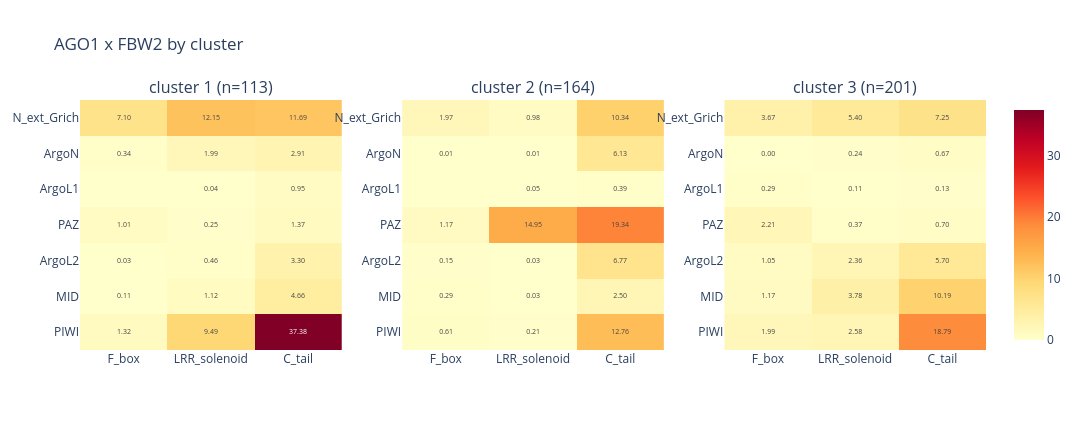

The notebook cell this image was saved under:
### Markdown cell above
## Per-pose-cluster breakdown

One small-multiple panel per couple: one heatmap per pose cluster (`scripts/pose_cluster_anchor.py`'s `cluster` column), shared colour scale
within the panel. If there's only one cluster this collapses to a single tile.

### Code cell
clusters = sorted(df["cluster"].unique())
cluster_n_models = df.groupby("cluster")["fname"].nunique()
print(f"{len(clusters)} pose cluster(s): " + ", ".join(f'{k} (n={cluster_n_models[k]})' for k in clusters))

def panel_by(group_col, group_values, group_n_models, tag, subdir):
    for c in COUPLES:
        ligand_name = LIGAND_CHAIN_NAMES[c]
        mats = {}
        for g in group_values:
            res = couple_matrix(df[df[group_col] == g], c, group_n_models[g])
            if res is not None:
                mats[g] = res
        if not mats:
            print(f"No {RECEPTOR_NAME}-{ligand_name} contacts for any {tag} -- skipping.")
            continue
        present = list(mats)
        zmax = max(r[2].values.max() for r in mats.values()) or 1
        ncols = min(3, len(present)); nrows = -(-len(present) // ncols)
        fig = make_subplots(rows=nrows, cols=ncols,
                            subplot_titles=[f"{tag} {g} (n={group_n_models[g]})" for g in present])
        for i, g in enumerate(present):
            x_labels, y_labels, rate = mats[g]
            r, cc = i // ncols + 1, i % ncols + 1
            fig.add_trace(go.Heatmap(z=rate.values, x=x_labels, y=y_labels, colorscale="YlOrRd",
                zmin=0, zmax=float(zmax), showscale=bool(g == present[-1]),
                text=[[f"{v:.2f}" if v > 0 else "" for v in row] for row in rate.values],
                texttemplate="%{text}", textfont=dict(size=7),
                hovertemplate=f"{tag} {g}<br>%{{y}} / %{{x}}<br>%{{z:.3f}}/model<extra></extra>"),
                row=r, col=cc)
        fig.update_yaxes(autorange="reversed")
        fig.update_layout(title=f"{RECEPTOR_NAME} x {ligand_name} by {tag}", template=TEMPLATE,
                          width=max(760, 360 * ncols), height=max(430, 150 * nrows))
        save_fig(fig, f"{RECEPTOR_NAME.lower()}_{ligand_name.lower()}_heatmap_by_{tag}.html", subdir)

panel_by("cluster", clusters, cluster_n_models, "cluster", "per_cluster")

### Figure 1 — Plotly figure (JSON) as saved in the notebook; plotly's stock layout.template omitted (floating-point values rounded to 4 significant figures)
{"data": [{"colorscale": [[0.0, "rgb(255,255,204)"], [0.125, "rgb(255,237,160)"], [0.25, "rgb(254,217,118)"], [0.375, "rgb(254,178,76)"], [0.5, "rgb(253,141,60)"], [0.625, "rgb(252,78,42)"], [0.75, "rgb(227,26,28)"], [0.875, "rgb(189,0,38)"], [1.0, "rgb(128,0,38)"]], "hovertemplate": "cluster 1<br>%{y} / %{x}<br>%{z:.3f}/model<extra></extra>", "showscale": false, "text": [["7.10", "12.15", "11.69"], ["0.34", "1.99", "2.91"], ["", "0.04", "0.95"], ["1.01", "0.25", "1.37"], ["0.03", "0.46", "3.30"], ["0.11", "1.12", "4.66"], ["1.32", "9.49", "37.38"]], "textfont": {"size": 7}, "texttemplate": "%{text}", "type": "heatmap", "x": ["F_box", "LRR_solenoid", "C_tail"], "xaxis": "x", "y": ["N_ext_Grich", "ArgoN", "ArgoL1", "PAZ", "ArgoL2", "MID", "PIWI"], "yaxis": "y", "z": [[7.097, 12.15, 11.69], [0.3363, 1.991, 2.912], [0.0, 0.0354, 0.9469], [1.009, 0.2478, 1.372], [0.02655, 0.4602, 3.301], [0.1062, 1.124, 4.664], [1.319, 9.487, 37.38]], "zmax": 37.38, "zmin": 0}, {"colorscale": [[0.0, "rgb(255,255,204)"], [0.125, "rgb(255,237,160)"], [0.25, "rgb(254,217,118)"], [0.375, "rgb(254,178,76)"], [0.5, "rgb(253,141,60)"], [0.625, "rgb(252,78,42)"], [0.75, "rgb(227,26,28)"], [0.875, "rgb(189,0,38)"], [1.0, "rgb(128,0,38)"]], "hovertemplate": "cluster 2<br>%{y} / %{x}<br>%{z:.3f}/model<extra></extra>", "showscale": false, "text": [["1.97", "0.98", "10.34"], ["0.01", "0.01", "6.13"], ["", "0.05", "0.39"], ["1.17", "14.95", "19.34"], ["0.15", "0.03", "6.77"], ["0.29", "0.03", "2.50"], ["0.61", "0.21", "12.76"]], "textfont": {"size": 7}, "texttemplate": "%{text}", "type": "heatmap", "x": ["F_box", "LRR_solenoid", "C_tail"], "xaxis": "x2", "y": ["N_ext_Grich", "ArgoN", "ArgoL1", "PAZ", "ArgoL2", "MID", "PIWI"], "yaxis": "y2", "z": [[1.97, 0.9817, 10.34], [0.0122, 0.006098, 6.134], [0.0, 0.04878, 0.3902], [1.171, 14.95, 19.34], [0.1463, 0.03049, 6.774], [0.2927, 0.03049, 2.5], [0.6098, 0.2073, 12.76]], "zmax": 37.38, "zmin": 0}, {"colorscale": [[0.0, "rgb(255,255,204)"], [0.125, "rgb(255,237,160)"], [0.25, "rgb(254,217,118)"], [0.375, "rgb(254,178,76)"], [0.5, "rgb(253,141,60)"], [0.625, "rgb(252,78,42)"], [0.75, "rgb(227,26,28)"], [0.875, "rgb(189,0,38)"], [1.0, "rgb(128,0,38)"]], "hovertemplate": "cluster 3<br>%{y} / %{x}<br>%{z:.3f}/model<extra></extra>", "showscale": true, "text": [["3.67", "5.40", "7.25"], ["0.00", "0.24", "0.67"], ["0.29", "0.11", "0.13"], ["2.21", "0.37", "0.70"], ["1.05", "2.36", "5.70"], ["1.17", "3.78", "10.19"], ["1.99", "2.58", "18.79"]], "textfont": {"size": 7}, "texttemplate": "%{text}", "type": "heatmap", "x": ["F_box", "LRR_solenoid", "C_tail"], "xaxis": "x3", "y": ["N_ext_Grich", "ArgoN", "ArgoL1", "PAZ", "ArgoL2", "MID", "PIWI"], "yaxis": "y3", "z": [[3.667, 5.403, 7.249], [0.004975, 0.2388, 0.6716], [0.2886, 0.1095, 0.1343], [2.209, 0.3682, 0.7015], [1.05, 2.358, 5.701], [1.169, 3.776, 10.19], [1.985, 2.582, 18.79]], "zmax": 37.38, "zmin": 0}], "layout": {"annotations": [{"font": {"size": 16}, "showarrow": false, "text": "cluster 1 (n=113)", "x": 0.1444, "xanchor": "center", "xref": "paper", "y": 1.0, "yanchor": "bottom", "yref": "paper"}, {"font": {"size": 16}, "showarrow": false, "text": "cluster 2 (n=164)", "x": 0.5, "xanchor": "center", "xref": "paper", "y": 1.0, "yanchor": "bottom", "yref": "paper"}, {"font": {"size": 16}, "showarrow": false, "text": "cluster 3 (n=201)", "x": 0.8556, "xanchor": "center", "xref": "paper", "y": 1.0, "yanchor": "bottom", "yref": "paper"}], "height": 430, "title": {"text": "AGO1 x FBW2 by cluster"}, "width": 1080, "xaxis": {"anchor": "y", "domain": [0.0, 0.2889]}, "xaxis2": {"anchor": "y2", "domain": [0.3556, 0.6444]}, "xaxis3": {"anchor": "y3", "domain": [0.7111, 1.0]}, "yaxis": {"anchor": "x", "autorange": "reversed", "domain": [0.0, 1.0]}, "yaxis2": {"anchor": "x2", "autorange": "reversed", "domain": [0.0, 1.0]}, "yaxis3": {"anchor": "x3", "autorange": "reversed", "domain": [0.0, 1.0]}}}
